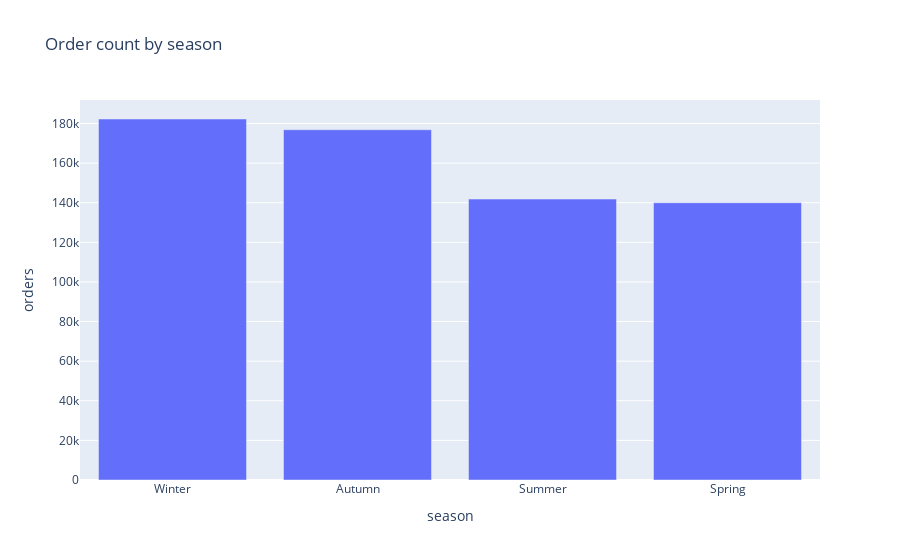

This figure's notebook cell:
### Markdown cell above
1) The highest order count occurs on Friday, followed by Sunday and Saturday.
2) The weekdays, from Monday to Thursday, show a relatively similar number of orders, with slight variations.

### Code cell
# plot order count by season in a bar chart plotly
grouped = data.groupby('season')['orders'].sum().reset_index()

# sort data
grouped = grouped.sort_values('orders', ascending=False)

fig = px.bar(grouped, x='season', y='orders', title='Order count by season')
fig.show()

### Figure 1 — Plotly figure (JSON) as saved in the notebook; plotly's stock layout.template omitted (floating-point values rounded to 4 significant figures)
{"data": [{"alignmentgroup": "True", "hovertemplate": "season=%{x}<br>orders=%{y}<extra></extra>", "legendgroup": "", "marker": {"color": "#636efa", "pattern": {"shape": ""}}, "name": "", "offsetgroup": "", "orientation": "v", "showlegend": false, "textposition": "auto", "type": "bar", "x": ["Winter", "Autumn", "Summer", "Spring"], "xaxis": "x", "y": [182272, 176849, 141845, 139986], "yaxis": "y"}], "layout": {"barmode": "relative", "legend": {"tracegroupgap": 0}, "title": {"text": "Order count by season"}, "xaxis": {"anchor": "y", "domain": [0, 1], "title": {"text": "season"}}, "yaxis": {"anchor": "x", "domain": [0, 1], "title": {"text": "orders"}}}}
